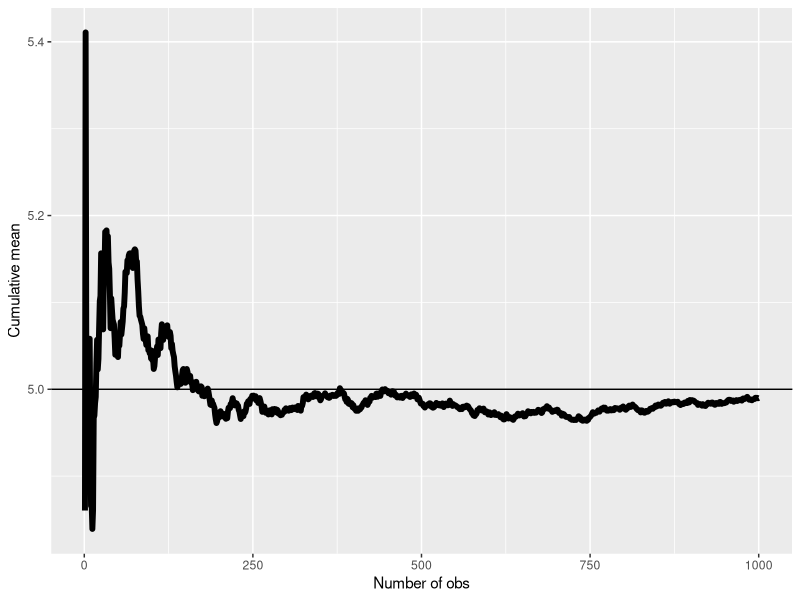
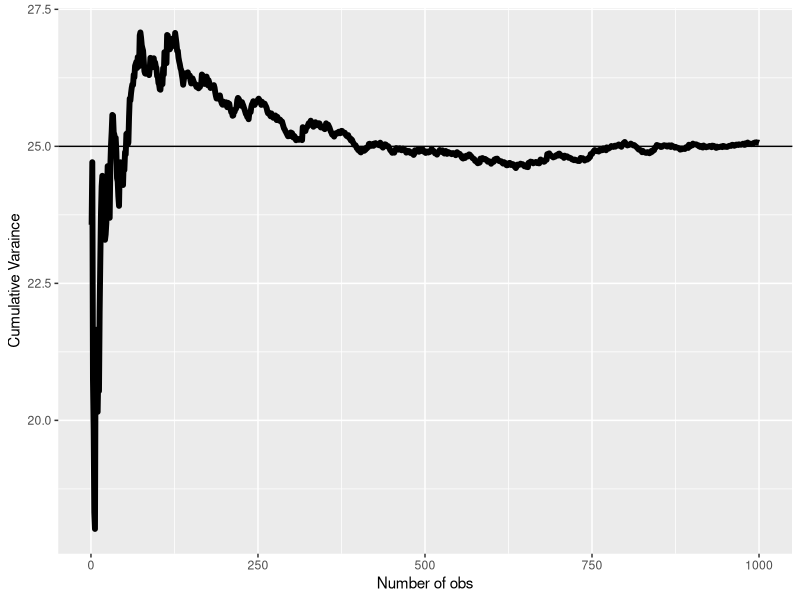
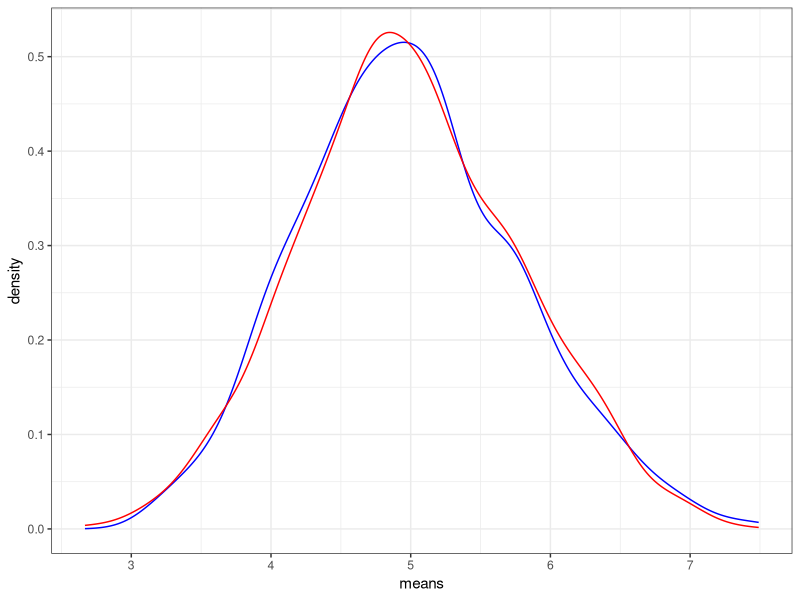

The R source for these figures, in order:
## ---- chunk 1
library(ggplot2)
## ---- chunk 2
set.seed(1)
lambda=.2
n <- 1000
dists=NULL
for (i in 1:n){
  dists=cbind(dists,rexp(40,lambda)  )

}
## ---- chunk 3
means=apply(dists,2,mean)
cum_means <- cumsum(means)/(1:n)

g <- ggplot(data.frame(x = 1:n, y = cum_means), aes(x = x, y = y))
g <- g + geom_hline(yintercept = 1/lambda) + geom_line(size = 2)
g <- g + labs(x = "Number of obs", y = "Cumulative mean")
g
## ---- chunk 4
1/lambda
## ---- chunk 5
mean(means)
## ---- chunk 6
var=apply(dists,2,var)
cum_var <- cumsum(var)/(1:n)


g <- ggplot(data.frame(x = 1:n, y = cum_var), aes(x = x, y = y))
g <- g + geom_hline(yintercept = (1/lambda)^2) + geom_line(size = 2)
g <- g + labs(x = "Number of obs", y = "Cumulative Varaince")
g
## ---- chunk 7
(1/lambda)^2
## ---- chunk 8
mean(cum_var)
## ---- chunk 9
normals=rnorm(n,mean=mean(means),sd=sd(means))
## ---- chunk 10
ggplot(data=data.frame(x = 1:n, mean = means,normals=normals))+theme_bw()+
  geom_density(aes(x=means),color="blue")+geom_density(aes(x=normals),color="red")
